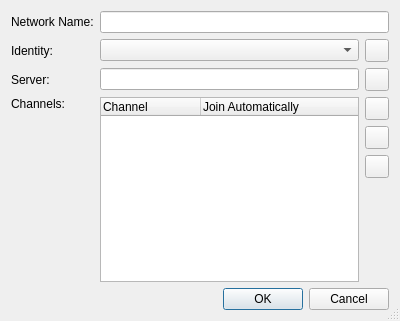
<?xml version="1.0" encoding="UTF-8"?>
<ui version="4.0">
 <class>IrcNetworkEditDialog</class>
 <widget class="QDialog" name="IrcNetworkEditDialog">
  <property name="geometry">
   <rect>
    <x>0</x>
    <y>0</y>
    <width>400</width>
    <height>321</height>
   </rect>
  </property>
  <property name="windowTitle">
   <string>IRC Network</string>
  </property>
  <property name="sizeGripEnabled">
   <bool>true</bool>
  </property>
  <layout class="QGridLayout" name="gridLayout">
   <item row="0" column="0">
    <widget class="QLabel" name="label">
     <property name="text">
      <string>Network Name:</string>
     </property>
    </widget>
   </item>
   <item row="0" column="1" colspan="2">
    <widget class="QLineEdit" name="networkEdit">
     <property name="toolTip">
      <string>Enter the name of the IRC network</string>
     </property>
    </widget>
   </item>
   <item row="1" column="0">
    <widget class="QLabel" name="label_2">
     <property name="text">
      <string>Identity:</string>
     </property>
    </widget>
   </item>
   <item row="1" column="1">
    <widget class="QComboBox" name="identityCombo">
     <property name="toolTip">
      <string>Select the identity to be used for the IRC network</string>
     </property>
    </widget>
   </item>
   <item row="1" column="2">
    <widget class="QToolButton" name="editIdentitiesButton">
     <property name="toolTip">
      <string>Press to edit the identities</string>
     </property>
     <property name="text">
      <string/>
     </property>
    </widget>
   </item>
   <item row="2" column="0">
    <widget class="QLabel" name="label_3">
     <property name="text">
      <string>Server:</string>
     </property>
    </widget>
   </item>
   <item row="2" column="2">
    <widget class="QToolButton" name="editServersButton">
     <property name="toolTip">
      <string>Press to edit the servers</string>
     </property>
     <property name="text">
      <string/>
     </property>
    </widget>
   </item>
   <item row="3" column="0">
    <widget class="QLabel" name="label_4">
     <property name="text">
      <string>Channels:</string>
     </property>
     <property name="alignment">
      <set>Qt::AlignLeading|Qt::AlignLeft|Qt::AlignTop</set>
     </property>
    </widget>
   </item>
   <item row="3" column="1">
    <widget class="QTreeWidget" name="channelList">
     <property name="alternatingRowColors">
      <bool>true</bool>
     </property>
     <property name="rootIsDecorated">
      <bool>false</bool>
     </property>
     <property name="itemsExpandable">
      <bool>false</bool>
     </property>
     <property name="expandsOnDoubleClick">
      <bool>false</bool>
     </property>
     <column>
      <property name="text">
       <string>Channel</string>
      </property>
     </column>
     <column>
      <property name="text">
       <string>Join Automatically</string>
      </property>
     </column>
    </widget>
   </item>
   <item row="3" column="2">
    <layout class="QVBoxLayout" name="verticalLayout">
     <item>
      <widget class="QToolButton" name="addChannelButton">
       <property name="toolTip">
        <string>Press to add a new channel</string>
       </property>
       <property name="text">
        <string/>
       </property>
      </widget>
     </item>
     <item>
      <widget class="QToolButton" name="editChannelButton">
       <property name="toolTip">
        <string>Press to edit the selected channel</string>
       </property>
       <property name="text">
        <string/>
       </property>
      </widget>
     </item>
     <item>
      <widget class="QToolButton" name="deleteChannelButton">
       <property name="toolTip">
        <string>Press to delete the selected channel</string>
       </property>
       <property name="text">
        <string/>
       </property>
      </widget>
     </item>
     <item>
      <spacer name="verticalSpacer">
       <property name="orientation">
        <enum>Qt::Vertical</enum>
       </property>
       <property name="sizeHint" stdset="0">
        <size>
         <width>20</width>
         <height>98</height>
        </size>
       </property>
      </spacer>
     </item>
    </layout>
   </item>
   <item row="4" column="0" colspan="3">
    <widget class="QDialogButtonBox" name="buttonBox">
     <property name="orientation">
      <enum>Qt::Horizontal</enum>
     </property>
     <property name="standardButtons">
      <set>QDialogButtonBox::Cancel|QDialogButtonBox::Ok</set>
     </property>
    </widget>
   </item>
   <item row="2" column="1">
    <widget class="QLineEdit" name="serverEdit">
     <property name="toolTip">
      <string>Shows the name of the server</string>
     </property>
     <property name="readOnly">
      <bool>true</bool>
     </property>
    </widget>
   </item>
  </layout>
 </widget>
 <tabstops>
  <tabstop>networkEdit</tabstop>
  <tabstop>identityCombo</tabstop>
  <tabstop>editIdentitiesButton</tabstop>
  <tabstop>serverEdit</tabstop>
  <tabstop>editServersButton</tabstop>
  <tabstop>channelList</tabstop>
  <tabstop>addChannelButton</tabstop>
  <tabstop>editChannelButton</tabstop>
  <tabstop>deleteChannelButton</tabstop>
  <tabstop>buttonBox</tabstop>
 </tabstops>
 <resources/>
 <connections>
  <connection>
   <sender>buttonBox</sender>
   <signal>accepted()</signal>
   <receiver>IrcNetworkEditDialog</receiver>
   <slot>accept()</slot>
   <hints>
    <hint type="sourcelabel">
     <x>248</x>
     <y>254</y>
    </hint>
    <hint type="destinationlabel">
     <x>157</x>
     <y>274</y>
    </hint>
   </hints>
  </connection>
  <connection>
   <sender>buttonBox</sender>
   <signal>rejected()</signal>
   <receiver>IrcNetworkEditDialog</receiver>
   <slot>reject()</slot>
   <hints>
    <hint type="sourcelabel">
     <x>316</x>
     <y>260</y>
    </hint>
    <hint type="destinationlabel">
     <x>286</x>
     <y>274</y>
    </hint>
   </hints>
  </connection>
 </connections>
</ui>
